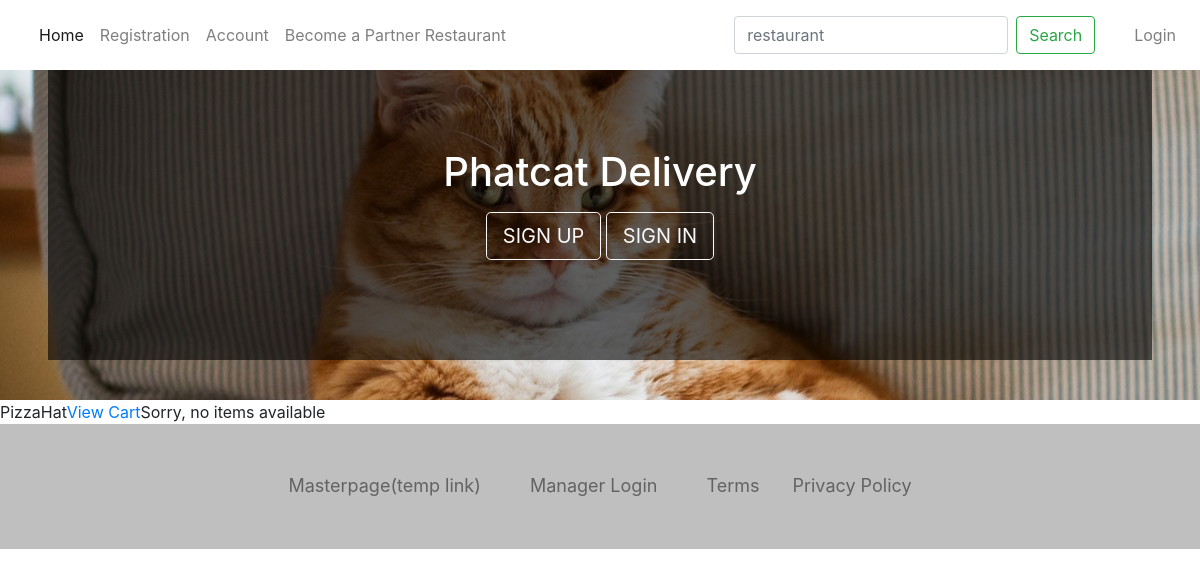
The page /items.php?restaurant_name=PizzaHat on the database as committed earlier.
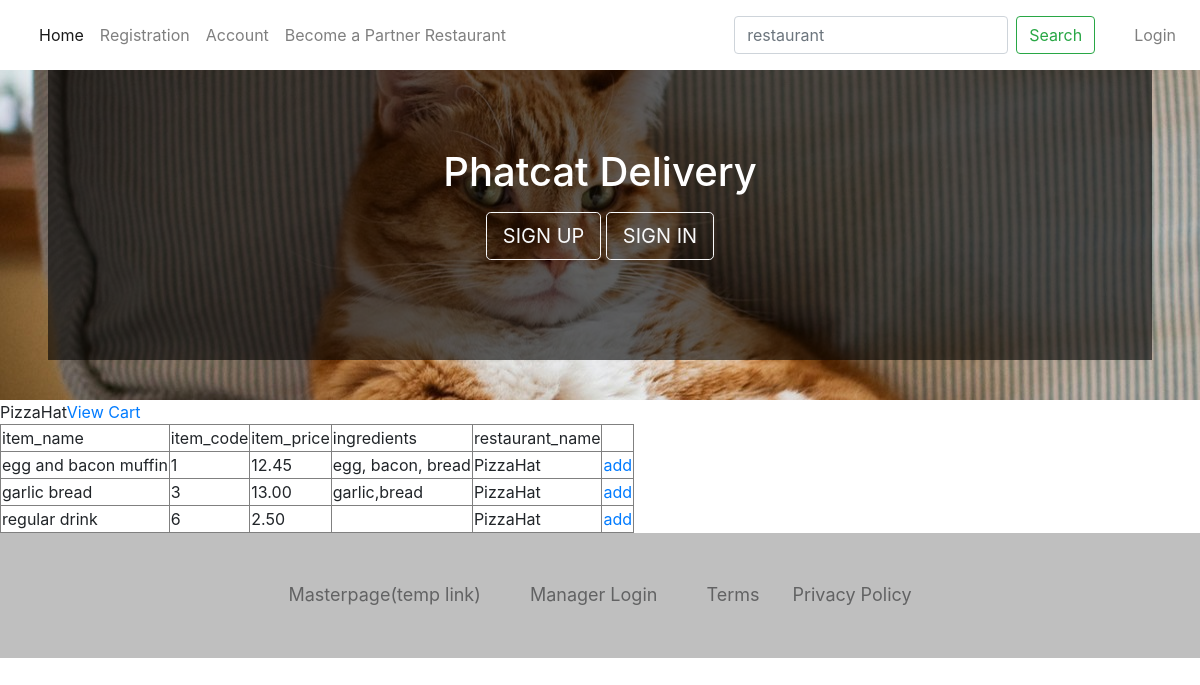
The same page on the database as committed later.
### tables this page shows
CREATE TABLE `tb_items` (
  `item_code` int(11) NOT NULL,
  `item_price` float(11,2) NOT NULL,
  `ingredients` varchar(255) DEFAULT NULL,
  `item_name` varchar(255) NOT NULL,
  `restaurant_name` varchar(255) DEFAULT NULL
);

### session.php (called while the page is built, shortened)
<?php
$session_id=$_SESSION['session_id'];
?>

### cartFunctions.php (the view, shortened to what this page needs)
<?php
include ('db_conn.php');
include ('session.php');
    function display_items($restaurant_name){
    global $mysqli;
    $query = "SELECT item_name, item_code, item_price, ingredients, restaurant_name FROM `tb_items` WHERE `restaurant_name` LIKE '$restaurant_name'";
    $result = $mysqli->query($query);
    $printKey = false;
    if( $row_cnt = mysqli_num_rows($result) >= 1 ) {
        echo "<form method='post'>";
        echo "<table border='1'>";
        while( $arr = $result->fetch_array(MYSQLI_ASSOC)) {
            if( !$printKey ) {
                print( "<tr>\r\n" );
                foreach( $arr as $key=>$value) {
                    printf( "<td>%s</td>\r\n",$key);
                }
                print( "<td></td>");
                print( "</tr>\r\n" );
                $printKey = true;
            }
            print( "<tr>\r\n" );
            foreach( $arr as $key=>$value) {
                printf( "<td>%s</td>\r\n",$arr[ $key ]);
            }
            print( "<td><a href='items.php?restaurant_name=$restaurant_name&added=".$arr['item_code']."'>add</a></td>");
            print( "</tr>\r\n" );
        }
        echo "</table>";
        }else{
        echo "Sorry, no items available";
        }
}
?>

### items.php (shortened to what this page needs)
<?php
include ('db_conn.php');
include ('session.php');
include('cartFunctions.php');
?>
<!DOCTYPE html>
<html lang="en" dir="ltr">
  <head>
    <link rel="stylesheet" href="style.css">
  <link rel="stylesheet" href="https://maxcdn.bootstrapcdn.com/bootstrap/4.5.2/css/bootstrap.min.css">
  </head>
  <body>
  <header>
  <nav class="navbar navbar-expand-lg navbar-light bg-white fixed-top">
    <div class="container-fluid">
    <div class="collapse navbar-collapse" id="navbarExample01">
      <ul class="navbar-nav me-auto mb-2 mb-lg-0">
        <li class="nav-item active">
          <a class="nav-link" aria-current="page" href="index.php">Home</a>
        </li>
        <li class="nav-item">
          <a class="nav-link"  href="#" data-toggle="modal" data-target="#regiModal">Registration</a>
        </li>
        <li class="nav-item">
          <a class="nav-link" href="account.html">Account</a>
        </li>
        <li class="nav-item">
          <a class="nav-link"  href="#" data-toggle="modal" data-target="#PartnerregiModal">Become a Partner Restaurant</a>
        </li>
      </ul>
    </div>
      <nav class="navbar navbar-light bg-white justify-content-between">
      <form class="form-inline my-2 my-lg-0">
      <input class="form-control mr-sm-2" type="search" placeholder="restaurant" aria-label="Search">
      <button class="btn btn-outline-success my-2 my-sm-0" type="submit">Search</button>
    </form>
      </nav>
  </div>
  <?php if ($session_id == ""){ ?>
    <div class="collapse navbar-collapse">
      <ul class="navbar-nav me-auto mb-2 mb-lg-0">
      <li class="nav-item">
        <a type = "button" class="nav-link float-right"data-toggle="modal" data-target="#loginModal">Login</a>
      </li>
    </ul>
    </div>
<?php  }?>
</nav>
<div class="p-5 text-center bg-image header-background" >
  <div class="mask">
    <div class="d-flex justify-content-center align-items-center h-100">
      <div class="text-white">
        <h1 class="mb-3">Phatcat Delivery</h1>
        <a class="btn btn-outline-light btn-lg" href="#" data-toggle="modal" data-target="#regiModal" role="button">SIGN UP</a>
        <a class="btn btn-outline-light btn-lg" href="#" data-toggle="modal" data-target="#LoginModal" role="button">SIGN IN</a>
      </div>
    </div>
  </div>
</div>
</header>
 </body>
<?php
echo "<a href='cart.php?'>View Cart</a>";
display_items($_GET['restaurant_name']);
?>
  <div class="footer">
    <footer>
      <ul class="list-inline">
        <li class="list-inline-item"><a href="masterpage.html">Masterpage(temp link)</a></li>
        <li class="list-inline-item"><a href="#" class="nav-link"  data-toggle="modal" data-target="#LoginModal">Manager Login</a></li>
        <li class="list-inline-item"><a href="#">Terms</a></li>
        <li class="list-inline-item"><a href="#">Privacy Policy</a></li>
      </ul>
    </footer>
  </div>
</body>
</html>

### style.css (style rules this page uses)
.header-background { background-image: url('img/Phatcat.jpg'); height: 400px; }
.mask { padding: 100px; background-color: rgba(0, 0, 0, 0.6) }
@media (min-width: 900px) { .footer { padding:40px 0; background-color: #bfbfbf; color:#4b4c4d; } }
@media (min-width: 900px) { .footer ul { padding: 0; list-style: none; text-align: center; font-size: 18px; line-height: 1.6; margin-bottom: 0; } }
@media (min-width: 900px) { .footer li { padding: 0 10px; } }
@media (min-width: 900px) { .footer ul a { color:inherit; text-decoration:none; opacity:0.8; } }

Rows that differ between the two databases and show on the page:
now on this page (row edited): tb_items: key "item_name", key "item_code", key "item_price", key "ingredients", key "restaurant_name", item_name "egg and bacon muffin", item_code "1", item_price "12.45", ingredients "egg, bacon, bread", restaurant_name "PizzaHat"
now on this page (row edited): tb_items: item_name "garlic bread", item_code "3", item_price "13.00", ingredients "garlic,bread", restaurant_name "PizzaHat"
now on this page (row edited): tb_items: item_name "regular drink", item_code "6", item_price "2.50", restaurant_name "PizzaHat"
Other text that changed with them:
text no longer shown: "Sorry, no items available"
